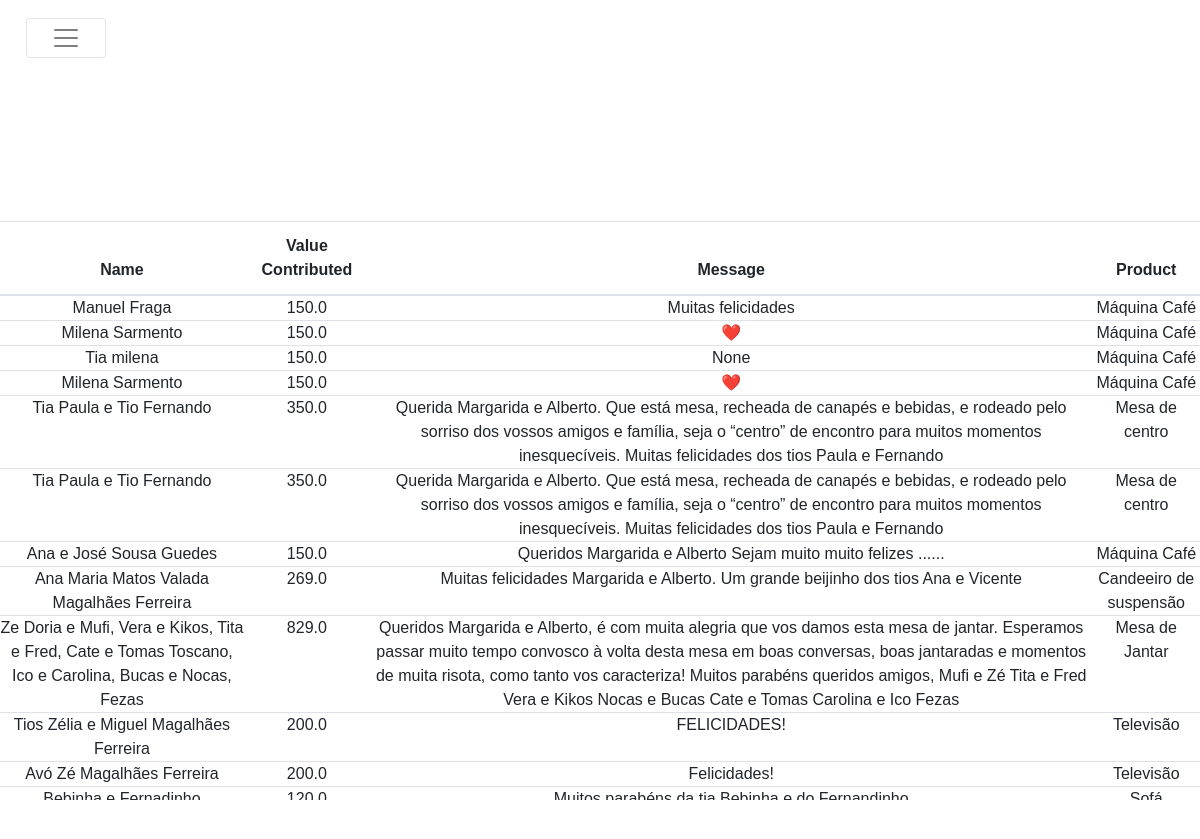
The app's page /edit/contributions with its own data.
### margaridaealberto/models/contributions.py (models this page shows, shortened)
class Contribution(db.Model ,model.Model,model.Base):
    __tablename__ = 'contribution'
    __table_args__ = {'extend_existing': True}
    id = Column(Integer, primary_key=True)
    name = Column(String(80))
    value_contributed = Column(Float)
    message = Column(Text)
    product_id = Column(Integer, ForeignKey('products.id'))
    product = relationship('Product', back_populates="contributions")

### margaridaealberto/models/products.py (models this page shows, shortened)
class Product(db.Model ,model.Model,model.Base):
    __tablename__ = 'products'
    __table_args__ = {'extend_existing': True}
    id = Column(Integer, primary_key=True)
    name = Column(String(80), unique=True, nullable=False)
    description = Column(Text)
    price = Column(Float)
    price_paid = Column(Float, default= 0.0)
    store = Column(Text)
    show_price = Column(Boolean, default=True)
    priority = Column(Integer, default=10)
    images = relationship('ProductImage', back_populates="product")
    contributions = relationship('Contribution', back_populates="product")

### margaridaealberto/modules/edit.py (the view)
@bp.route('/contributions', methods=('GET', 'POST'))
def contributions():
    contributions = Contribution.query.all()
    return render_template('edit/contributions.html',contributions=contributions)

### margaridaealberto/templates/edit/contributions.html (shortened to what this page needs)
{% extends 'layout.html' %}
{% block content %}
<div class="product_background">
<table class="table">
    <thead>
        <tr>
            <th>Name</th>
            <th>Value Contributed</th>
            <th>Message</th>
            <th>Product</th>
        </tr>
    </thead>
    <tbody>
        {% for contribution in contributions %}
            <tr>
                <td class="no_padding"><a href="{{url_for('edit.contribution',contribution_id=contribution.id)}}">{{contribution.name}}</a></td>
                <td class="no_padding">{{contribution.value_contributed}}</td>
                <td class="no_padding">{{contribution.message}}</td>
                <td class="no_padding">{{contribution.product.name}}</td>
            </tr>
        {% endfor %}
    </tbody>
</table>
</div>
{% endblock %}

### margaridaealberto/static/style/styles.css (style rules this page uses)
a, a:hover, a:focus, a:active { text-decoration: none; color: inherit; }
body, html { margin: 0; overflow-x: auto; text-align: center; height: 100%; width: 100%; font-family: 'Trebuchet MS', sans-serif; }
.product_background { box-shadow: inset 0 0 0 1000px rgb(255 255 255 / 74%); min-height:100%; background-attachment: fixed; background-repeat: no-repeat!important; background-size: cover!important; display: flex; justify-content: center; flex-wrap: wrap; padding-top: 6rem; flex-direction: row; align-items: center; }
.no_padding { padding: 0!important; }

### records on screen
Contribution: name "Manuel Fraga", value_contributed "150.0", message "Muitas felicidades", product.name "Máquina Café"
Contribution: name "Milena Sarmento", value_contributed "150.0", message "❤️", product.name "Máquina Café"
Contribution: name "Tia milena", value_contributed "150.0", message "None", product.name "Máquina Café"
Contribution: name "Milena Sarmento", value_contributed "150.0", message "❤️", product.name "Máquina Café"
Contribution: name "Tia Paula e Tio Fernando", value_contributed "350.0", message "Querida Margarida e Alberto. Que está mesa, recheada de canapés e bebidas, e rodeado pelo sorriso dos vossos amigos e família, seja o “centro” de encontro para muitos momentos inesquecíveis. Muitas felicidades dos tios Paula e Fernando", product.name "Mesa de centro"
Contribution: name "Tia Paula e Tio Fernando", value_contributed "350.0", message "Querida Margarida e Alberto. Que está mesa, recheada de canapés e bebidas, e rodeado pelo sorriso dos vossos amigos e família, seja o “centro” de encontro para muitos momentos inesquecíveis. Muitas felicidades dos tios Paula e Fernando", product.name "Mesa de centro"
Contribution: name "Ana e José Sousa Guedes", value_contributed "150.0", message "Queridos Margarida e Alberto Sejam muito muito felizes ......", product.name "Máquina Café"
Contribution: name "Ana Maria Matos Valada Magalhães Ferreira", value_contributed "269.0", message "Muitas felicidades Margarida e Alberto. Um grande beijinho dos tios Ana e Vicente", product.name "Candeeiro de suspensão"
Contribution: name "Ze Doria e Mufi, Vera e Kikos, Tita e Fred, Cate e Tomas Toscano, Ico e Carolina, Bucas e Nocas, Fezas", value_contributed "829.0", message "Queridos Margarida e Alberto, é com muita alegria que vos damos esta mesa de jantar. Esperamos passar muito tempo convosco à volta desta mesa em boas conversas, boas jantaradas e momentos de muita risota, como tanto vos caracteriza! Muitos parabéns queridos amigos, Mufi e Zé Tita e Fred Vera e Kikos Nocas e Bucas Cate e Tomas Carolina e Ico Fezas", product.name "Mesa de Jantar"
Contribution: name "Tios Zélia e Miguel Magalhães Ferreira", value_contributed "200.0", message "FELICIDADES!", product.name "Televisão"
Contribution: name "Avó Zé Magalhães Ferreira", value_contributed "200.0", message "Felicidades!", product.name "Televisão"
Contribution: name "Bebinha e Fernadinho", value_contributed "120.0", message "Muitos parabéns da tia Bebinha e do Fernandinho", product.name "Sofá"
